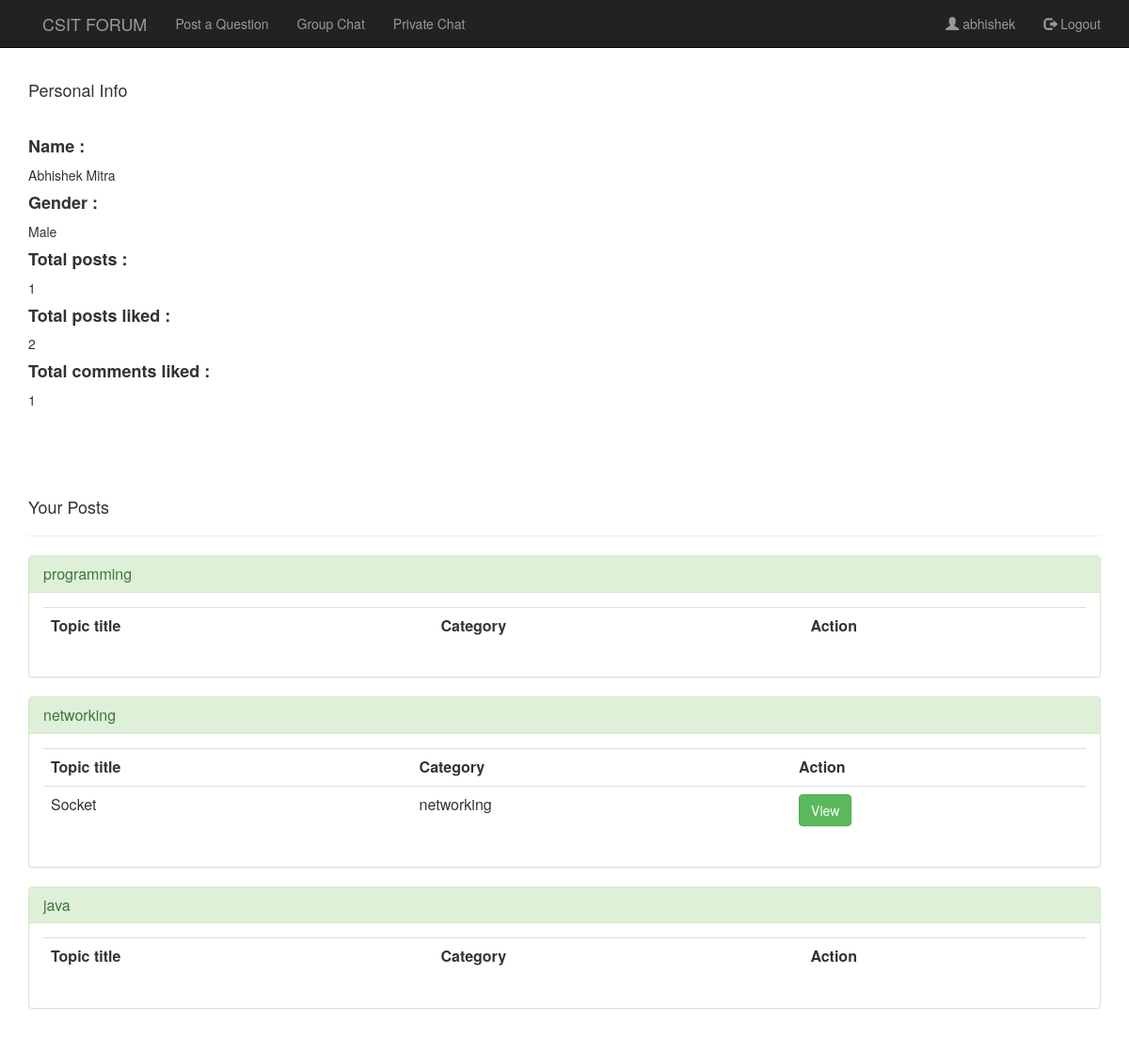
/pages/profile.php (signed in), run on the app's committed database.
### tables this page shows
CREATE TABLE IF NOT EXISTS `tbluser` (
  `user_Id` int(11) NOT NULL AUTO_INCREMENT,
  `fname` varchar(255) DEFAULT NULL,
  `lname` varchar(255) DEFAULT NULL,
  `gender` varchar(255) DEFAULT NULL,
  PRIMARY KEY (`user_Id`)
);

CREATE TABLE IF NOT EXISTS `category` (
  `cat_id` int(12) NOT NULL AUTO_INCREMENT,
  `category` varchar(200) DEFAULT NULL,
  PRIMARY KEY (`cat_id`)
);

CREATE TABLE IF NOT EXISTS `tblpost` (
  `post_Id` int(11) NOT NULL AUTO_INCREMENT,
  `title` varchar(255) DEFAULT NULL,
  `content` text DEFAULT NULL,
  `datetime` datetime DEFAULT NULL,
  `cat_id` int(12) DEFAULT NULL,
  `user_Id` int(12) DEFAULT NULL,
  PRIMARY KEY (`post_Id`),
  KEY `cat_id` (`cat_id`),
  KEY `user_Id` (`user_Id`)
);

### pages/profile.php (the view, shortened to what this page needs)
<?php
$username=$_SESSION['username'];
$userid = $_SESSION['user_Id'];
?>
<html>
<head>
    <link rel="stylesheet" type="text/css" href="../css/global.css">
    <link rel="stylesheet" type="text/css" href="../css/bootstrap.css">
    <link rel="stylesheet" type="text/css" href="../css/bootstrap.min.css">
    <link href="//netdna.bootstrapcdn.com/font-awesome/4.0.3/css/font-awesome.css" rel="stylesheet">
</head>
<body>
<nav class="navbar navbar-inverse navbar-fixed-top">
    <div class="container">
        <div class="navbar-header page-scroll">
            <a class="navbar-brand page-scroll" href="home.php"></a>
        </div>
        <div class="navbar-header">
            <a class="navbar-brand" href="home.php">CSIT FORUM</a>
        </div>
        <div class="collapse navbar-collapse">
            <ul class="nav navbar-nav navbar-left">
                <li><a href="#quest"> Post a Question</a></li>
            </ul>
            <ul id="chat" class="nav navbar-nav navbar-center">
                <li><a href="../functions/index.php">Group Chat</a></li>
                <li><a onclick="add()">Private Chat</a></li>
            </ul>
            <ul class="nav navbar-nav navbar-right">
                <li><a href="profile.php" ><span class="glyphicon glyphicon-user"></span> <?php echo $username;?></a></li>
                <li><a href="logout.php"><span class="glyphicon glyphicon-log-out"></span> Logout</a></li>
            </ul>
        </div>
    </div>
</nav>
<div class="container" style="...">
    <?php include "../functions/db.php";
    $query = $con->prepare("SELECT * from tbluser WHERE user_Id=:user_Id");
    $query->bindParam(":user_Id", $userid);
    $query->execute();
    $result = $query->fetch();
        extract($result);
    echo "<h3>Personal Info</h3><br>";
    echo "<h4>Personal Info</h4><br>";
    echo "<h4><b>Name :&nbsp</b></h4>".$fname."&nbsp".$lname;
    echo "<h4><b>Gender :&nbsp</b></h4>".$gender;
    $query1 = $con->prepare("SELECT count(post_Id) as `no_posts` from tblpost WHERE user_Id=:user_Id");
    $query1->bindParam(":user_Id", $userid);
    $query1->execute();
    $result1 = $query1->fetch();
    echo "<h4><b>Total posts :&nbsp</b></h4>".strval($result1['no_posts']);
    $query2 = $con->prepare("SELECT count(post_Id) as `no_posts_liked` from tbllikepost WHERE user_Id=:user_Id");
    $query2->bindParam(":user_Id", $userid);
    $query2->execute();
    $result2 = $query2->fetch();
    echo "<h4><b>Total posts liked :&nbsp</b></h4>".strval($result2['no_posts_liked']);
    $query3 = $con->prepare("SELECT count(*) as `no_comments_liked` from tbllikecomment WHERE user_Id=:user_Id");
    $query3->bindParam(":user_Id", $userid);
    $query3->execute();
    $result3 = $query3->fetch();
    echo "<h4><b>Total comments liked :&nbsp</b></h4>".strval($result3['no_comments_liked']);
    ?>
</div>
<div class="container" style="margin:7% auto;">
    <h4>Your Posts</h4>
    <hr>
    <?php  include "../functions/db.php";
    $sel = $con->prepare("SELECT * from category");
    $sel->execute();
    $sel->setFetchMode(PDO::FETCH_ASSOC);
    while($row=$sel->fetch()){
        extract($row);
        echo '<div class="panel panel-success">
                    <div class="panel-heading">
                    <h3 class="panel-title">'.$category.'</h3>
                    </div>
                    <div class="panel-body">
                    <table class="table table-stripped">
                    <tr>
                    <th>Topic title</th>
                    <th>Category</th>
                    <th>Action</th>
                    </tr>';
        $sel1 = $con->prepare("SELECT * from tblpost where cat_id=:cat_id and user_Id=:userid");
        $sel1->bindParam(":cat_id", $cat_id);
        $sel1->bindParam(":userid", $userid);
        $sel1->execute();
        $sel1->setFetchMode(PDO::FETCH_ASSOC);
        while($row1=$sel1->fetch()){
            extract($row1);
            echo '<tr>';
            echo '<td>'.$title.'</td>';
            echo '<td>'.$category.'</td>';
            echo '<td><a href="content.php?post_id='.$post_Id.'"><button class="btn btn-success">View</button></td>';
            echo '</tr>';
        }
        echo '</table>
                    </div>
                </div>';
    }
    ?>
</body>
</html>

### css/global.css (style rules this page uses)
body { background-color: #eee; }

### data on the page
tbluser: fname "Abhishek", lname "Mitra", gender "Male"
category: category "programming"
category: category "networking"
tblpost: title "Socket", cat.category "networking"
category: category "java"

### other printed values
$username "abhishek"
$result1['no_posts'] "1"
$result2['no_posts_liked'] "2"
$result3['no_comments_liked'] "1"
